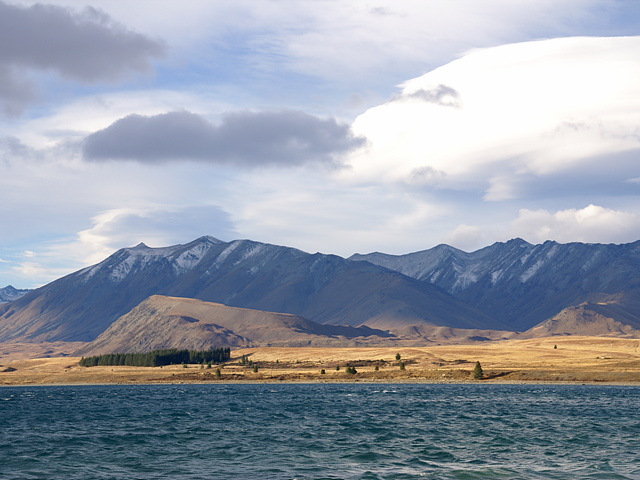
#> input picture ch8/tekapo.bmp, 640 x 480 px
$ python translation.py
#> lines starting #> are read from the running program, lines starting #| are printed output that depends on the picture
import numpy as np
import cv2

def affine_translation():
    src = cv2.imread('tekapo.bmp')
#> src is the input picture: shape (480, 640, 3); mean B, G, R 169.8, 157.4, 149.7

    if src is None:
        print('Image load failed!')
        return

    affine_mat = np.array([[1, 0, 50],
                           [0, 1, 200]]).astype(np.float32)

    dst = cv2.warpAffine(src, affine_mat, (0, 0))
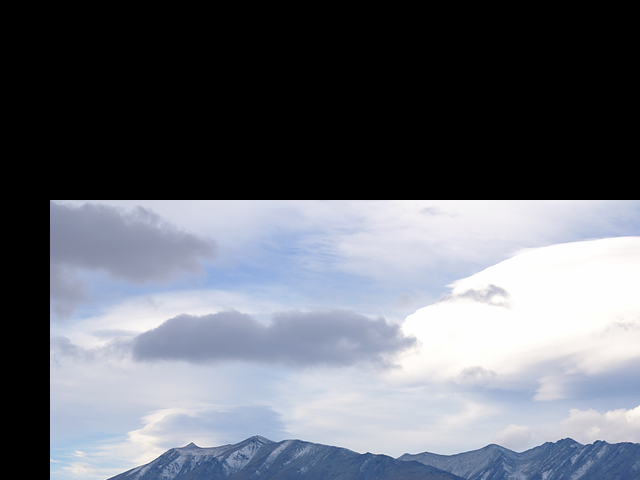
#> dst: shape (480, 640, 3); mean B, G, R 114.9, 105.8, 101.7

    cv2.imshow('src', src)
    cv2.imshow('dst', dst)
    cv2.waitKey()
    cv2.destroyAllWindows()

if __name__ == '__main__':
    affine_translation()

$ run again, with ch8/card.bmp copied over ch8/tekapo.bmp
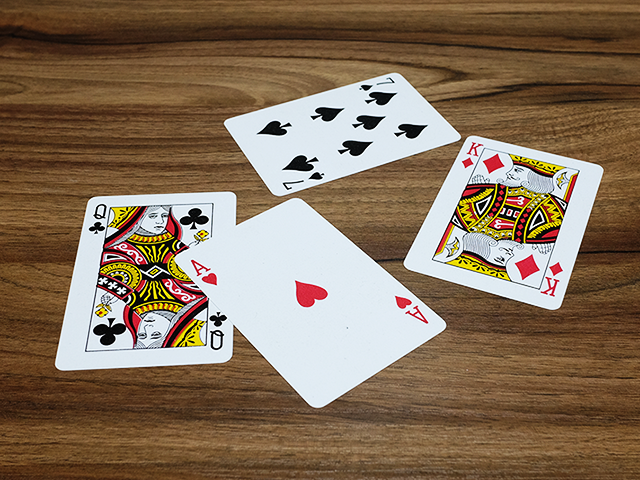
#> input picture ch8/card.bmp, 640 x 480 px
#> in affine_translation, src is the input picture: shape (480, 640, 3); mean B, G, R 90.2, 112.3, 133.7
#> in affine_translation, `dst = cv2.warpAffine(src, affine_mat, (0, 0))`:
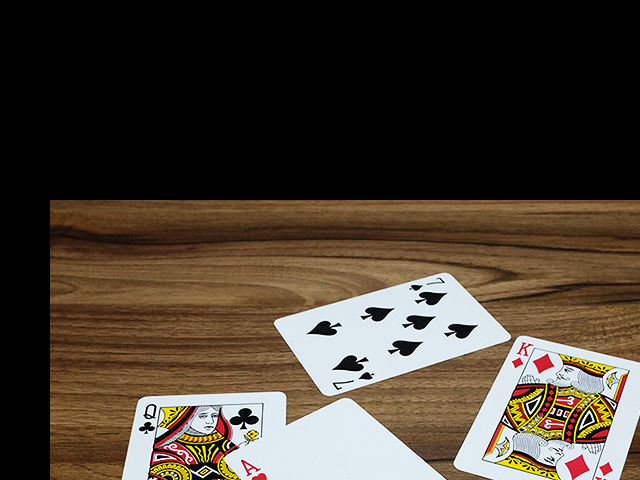
#> dst: shape (480, 640, 3); mean B, G, R 50.8, 62.6, 73.2

$ run again, with ch8/eastsea.bmp copied over ch8/tekapo.bmp
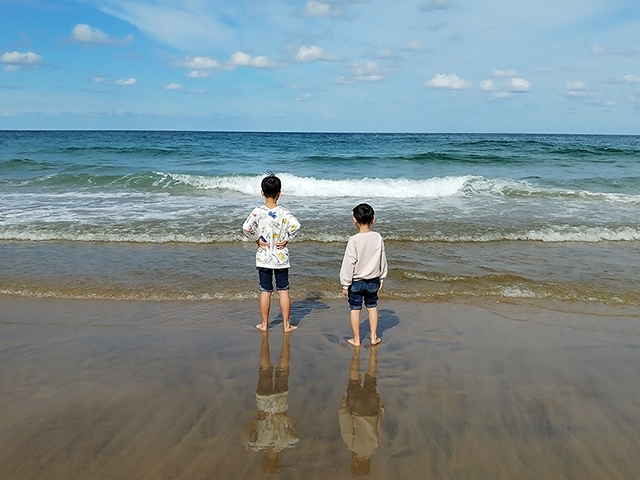
#> input picture ch8/eastsea.bmp, 640 x 480 px
#> in affine_translation, src is the input picture: shape (480, 640, 3); mean B, G, R 143.2, 138.9, 122.3
#> in affine_translation, `dst = cv2.warpAffine(src, affine_mat, (0, 0))`:
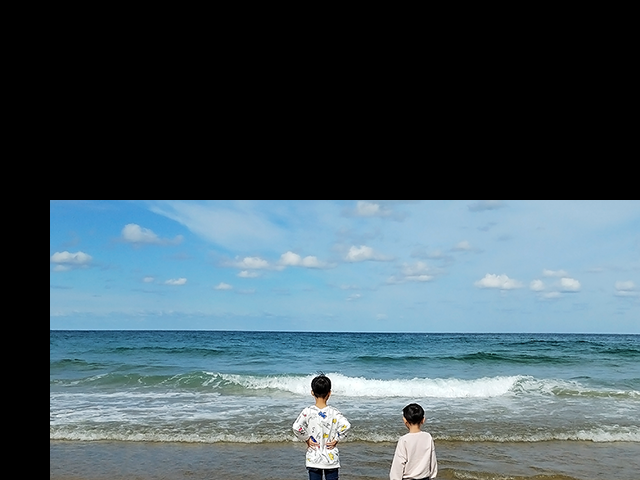
#> dst: shape (480, 640, 3); mean B, G, R 95.8, 87.3, 69.2

$ run again, with ch8/rose.bmp copied over ch8/tekapo.bmp
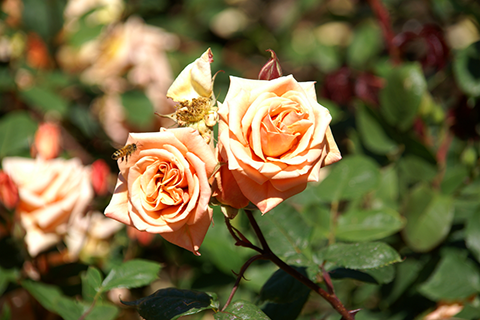
#> input picture ch8/rose.bmp, 480 x 320 px
#> in affine_translation, src is the input picture: shape (320, 480, 3); mean B, G, R 63.1, 103.6, 116.2
#> in affine_translation, `dst = cv2.warpAffine(src, affine_mat, (0, 0))`:
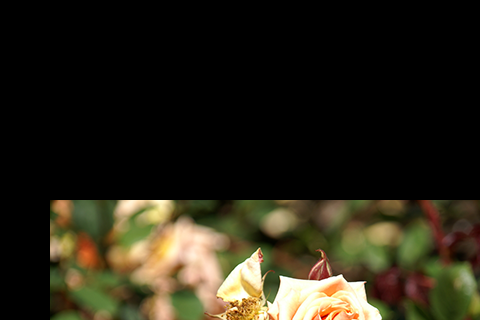
#> dst: shape (320, 480, 3); mean B, G, R 23, 36.7, 41
